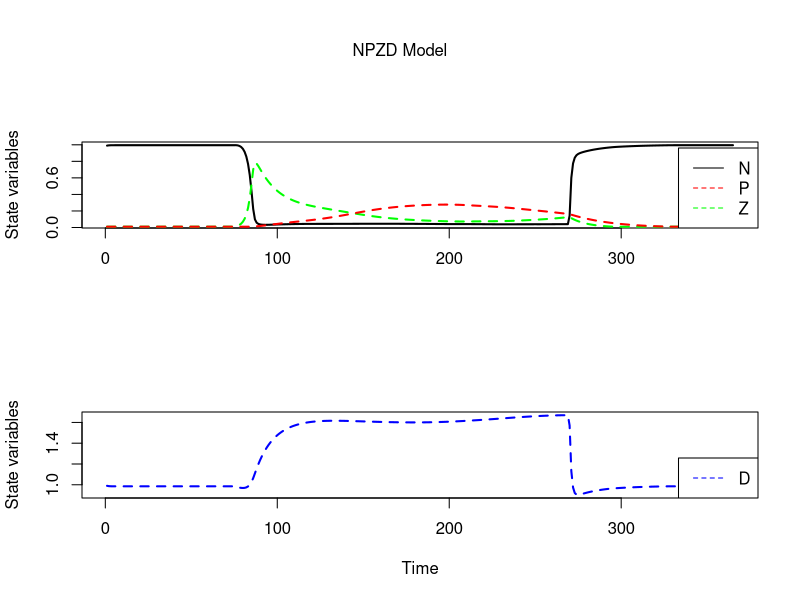

Recreate this plot in R.
#NPZDdyn_1.m  
#       simple box model of a marine ecosystem
#       with time dependent, rate, temperature effects and external fluxes of nutrients,
#       generates Fig. 2.14
#===============================================================
  # t0 initial time of simulation
# tf final time


NPZDfunc_1 <- function(t, x, p){
      # function corresponding to NPZDdyn_1
      # 
      #*******************************************
      #               P A R A M E T E R  L I S T
      #----------------------------------------------------------------
      
      #global T_water Q_ext Sed_loss 
      T=T_water
      n=round(t)  #round t to the next integer(t~=n)
      a=.063
      Epp=exp(a*T[n]) # Eppley factor
      
      # phytoplankton 
      k_N=.05              # half saturation constant
      r_max=1             # maximum  uptake rate of phytoplankton
      lPN=.1                # respiration / extracelluar release
      lPD=.1                # loss through sedimentation
      
      # zooplankton
      g_max=.5            # maximum grazing rate
      I=3                      # Ivlev Konstante
      lZN=.3                # in upper layer recycled material
      lZD=.08              # loss rate of zooplankton (involves implicitly "higher" predators,e.g. fish)
      x0=.01                # background concentration
      
      #----------------   process control -------------------------
      tstart=75              # start of the vernal bloom
      d0=daylength(tstart)   # threshold for the length of the day
      dl=daylength(t)
      theta=dl>d0      #"switch on of "biology"
      A_mix=.5           # winter mixing rate, mixes upper and lower box 
          r_max=r_max*theta*dl*Epp
          k_N=k_N/Epp
          uptake=r_max*x[1]*x[1]/(k_N+x[1]*x[1])
          g_max=g_max*theta*dl*Epp 
          I=I*Epp*1.43*dl 
          grazing=g_max*(1-exp(-I*x[2]*x[2]))
          theti=1-theta      #"switch off" biology
          A_mix=theti*A_mix
      #
      LPN=lPN*uptake*(x[2]>=x0)
      LPD=(theta*lPD*exp(-(t-tstart)/30)+theti*lPD)*(x[2]>x0) # high sinking rates during the spring bloom
      LZN=lZN*grazing*(x[3]>x0)     # egestion and respiration proportional to ingestion
      LZD=lZD*(1-dl)*(x[3]>x0)       # varying mortality, smaller during longer days (easier escape from predators)
      LD=0.001*theta                          # vertical diffusive transport
      
      #**********************************************
      #              M O D E L  E Q U A T I O N S
      #---------------------------------------------------------------------
      dN=-x[2]*uptake+LZN*x[3]+LPN*x[2]+A_mix*(x[4]-x[1])+LD*x[4]+Q_ext
      dP= x[2]*uptake-(LPN+LPD)*x[2]-grazing*x[3]
      dZ=x[3]*grazing-(LZD+LZN)*x[3]
      dD=LZD*x[3]+LPD*x[2]-A_mix*(x[4]-x[1])-LD*x[4]+Sed_loss
  list(c(dN, dP, dZ, dD)) 
}



daylength <- function(t){
  # Calculation of the length of the day 
  # based on astronomical formulas
  # ----------------------------------------------
  #
  #global latitude;
  lat=latitude*2*pi/360    
  # Inclination seasonally varying angle between 
  # the equatorial plane and the sun
  # Fourier series (Spencer)
  A=c(.006918, -.399912, -.006758, -.002697)
  B=c(.070257, .000907, .001480)
  #
  # Zenith angle zeta
  #
  G=2*pi/365*t
  inc=A[1]+A[2]*cos(G)+A[3]*cos(2*G)+A[4]*cos(3*G)
  inc=inc+B[1]*sin(G)+B[2]*sin(2*G)+B[3]*sin(3*G)
  #
  # length of the day
  Delta_d=24/pi*acos(-sin(lat)*sin(inc)/cos(lat)/cos(inc)) #in hours
  Delta_d=Delta_d/24 # normalized
  
}


daylength54 = function(t){
  # Calculation of the length of the day 
  # for the latitude 54° N/S,
  # based on astronomical formulas
  # ----------------------------------------------
  latitude=54
  lat=latitude*2*pi/360   # Latitude
  # Inclination seasonally varying angle between 
  # the equatorial plane and the sun
  # Fourier series (Spencer)
  A=c(.006918, -.399912, -.006758, -.002697)
  B=c(.070257, .000907, .001480)
  # Zenith angle zeta
  G=2*pi/365*t
  inc=A[1]+A[2]*cos(G)+A[3]*cos(2*G)+A[4]*cos(3*G)
  inc=inc+B[1]*sin(G)+B[2]*sin(2*G)+B[3]*sin(3*G)
  # length of the day
  Delta_d=24/pi*acos(-sin(lat)*sin(inc)/cos(lat)/cos(inc)) #in hours
  Delta_d/24 # normalized
}


## ---------------------------

# global latitude T_water Q_ext Sed_loss
latitude=54
# Prescribe annual cycle of temperature in the surface layer of the Arkona basin (Baltic Sea)
TArkona= c(4, 3.5,  2.5,  2.4,  2,  2,  2,  2,  1.5,  1.5,  2,  2,  2,
         2,  2,  2.5,  3,  4,  5,  6,  7,  8,  9,  10,  11,
         12, 13,  14,  15, 15.5,  15.5,  16,  16.5,  16.5, 16,  15.5,  15,  14,  13,
         12,  11.5,  11,  10.5,  10,  9.5,  9,  8.5,  8,  7,  6,  5, 4.5, 4)
# T_water=spline(0:52,TArkona,0:1/7:52) # daily resolution
T_water = approx(0:52, TArkona, n = 365)$y
T=T_water
# external supply of nutrients and loss through sedimentation (burial)
Q_ext=0.005 
Sed_loss=-0.005 
t0=1   
tf=365 
tspan = seq(t0, tf, 1)
#tspan=c(t0, tf)
# state vector x= [N P Z D]
# initial vector x_in
x_in=c(N = 0.99, P = .01, Z = .01, D = .99)

library(deSolve)
# ---  ordinary differential equation solver ---
out = as.data.frame(ode(x_in, tspan, NPZDfunc_1, parms = 0))

#[t,x]=ode23('NPZDfunc_1',tspan,x_in) 
# visualize the results 
par(mar=c(5.1,4.1,4.1,2.1))
par(mfrow = c(2, 1), oma = c(0, 0, 3, 0))
plot(out$time, out$N, type = "l", lwd = 2, xlab = "", ylab = "State variables")
lines(out$time, out$P, lwd = 2, lty = 2, col = "green")
lines(out$time, out$Z, lwd = 2, lty = 2, col = "red")
legend("bottomright", legend = c("N", "P", "Z"), lty = c(1, 2, 2), col = c("black", "red", "green"))
# Draw the detritus 
plot(out$time, out$D, lwd = 2, lty = 2, type = "l", col = "blue", xlab = "Time", ylab = "State variables")
legend("bottomright", legend = c("D"), lty = 2, col = c("blue"))
mtext("NPZD Model", side = 3, outer = TRUE)

       
